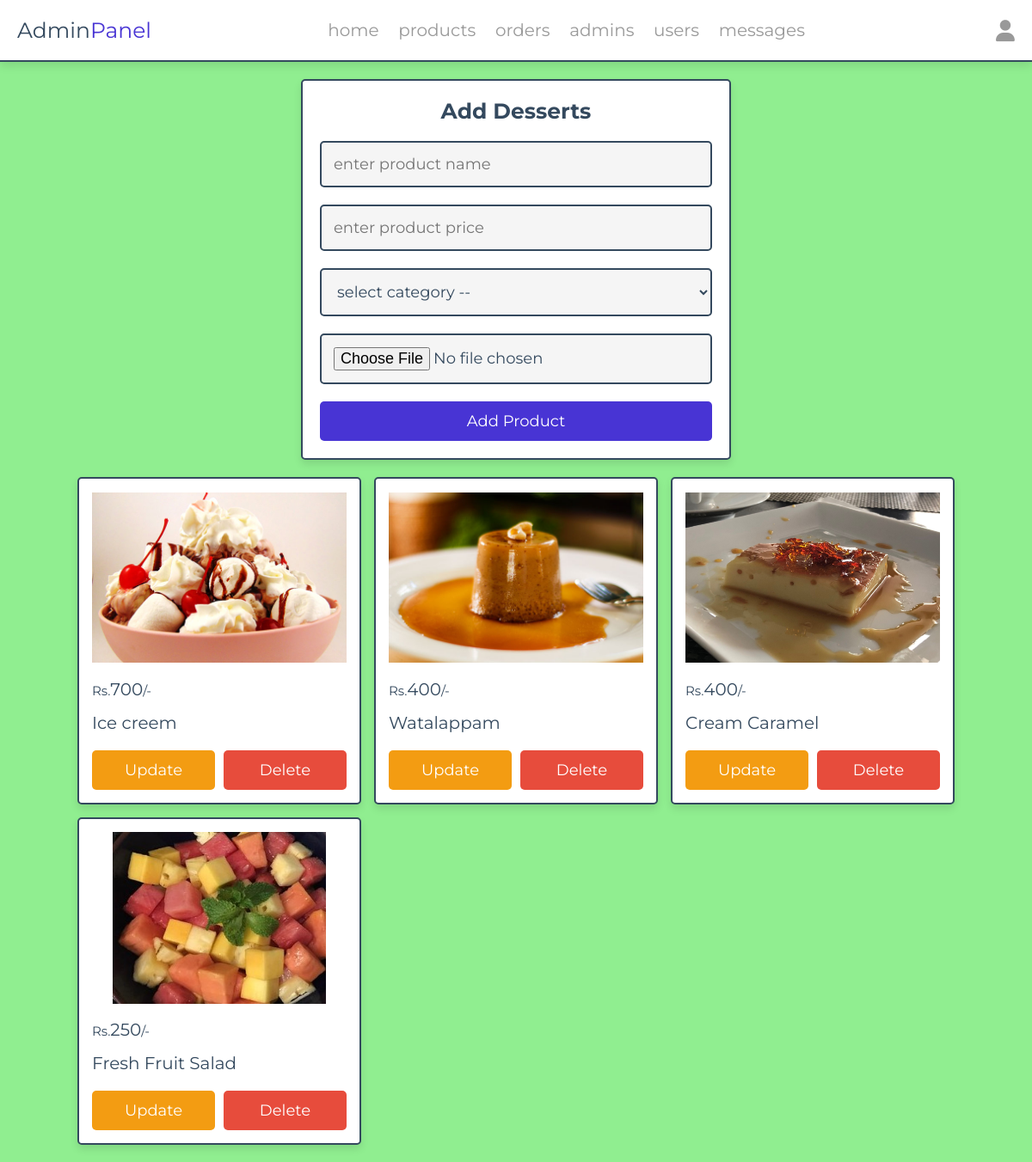
/admin/desat.php (signed in), run on the app's committed database.
### tables this page shows
CREATE TABLE `desat` (
  `id` int(100) NOT NULL,
  `name` varchar(100) NOT NULL,
  `price` int(10) NOT NULL,
  `image` varchar(100) NOT NULL,
  `category` varchar(100) NOT NULL
);

### admin/desat.php (the view, shortened to what this page needs)
<?php
include '../components/connect.php';
?>
<!DOCTYPE html>
<html lang="en">
<head>
   <link rel="stylesheet" href="https://cdnjs.cloudflare.com/ajax/libs/font-awesome/6.1.1/css/all.min.css">
   <link rel="stylesheet" href="../css/admin_style.css">
   <link rel="stylesheet" href="../css/das.css">
   <link rel="stylesheet" href="../css/da1.css">
</head>
<body>
<?php include '../components/admin_header.php' ?>
<section class="add-products">
   <form action="" method="POST" enctype="multipart/form-data">
      <h3>Add Desserts</h3>
      <input type="text" required placeholder="enter product name" name="name" maxlength="100" class="box">
      <input type="text" min="0" max="9999999999" required placeholder="enter product price" name="price" onkeypress="if(this.value.length == 10) return false;" class="box">
      <select name="category" class="box" required>
         <option value="" disabled selected>select category --</option>
      </select>
      <input type="file" name="image" class="box" accept="image/jpg, image/jpeg, image/png, image/webp" required>
      <input type="submit" value="add product" name="add_product" class="btn">
   </form>
</section>
<section class="show-products" style="padding-top: 0;">
   <div class="box-container">
   <?php
      $show_products = $conn->prepare("SELECT * FROM `desat`");
      $show_products->execute();
      if($show_products->rowCount() > 0){
         while($fetch_products = $show_products->fetch(PDO::FETCH_ASSOC)){
   ?>
   <div class="box">
      <img src="../uploaded_img/<?= $fetch_products['image']; ?>" alt="">
      <div class="flex">
         <div class="price"><span>Rs.</span><?= $fetch_products['price']; ?><span>/-</span></div>
      </div>
      <div class="name"><?= $fetch_products['name']; ?></div>
      <div class="flex-btn">
         <a href="desat_up.php?update=<?= $fetch_products['id']; ?>" class="option-btn">update</a>
         <a href="desat.php?delete=<?= $fetch_products['id']; ?>" class="delete-btn" onclick="return confirm('delete this product?');">delete</a>
      </div>
   </div>
   <?php
         }
      }else{
         echo '<p class="empty">no products added yet!</p>';
      }
   ?>
   </div>
</section>
</body>
</html>

### css/admin_style.css (style rules this page uses)
:root { --main-color:#4834d4; --red:#e74c3c; --orange:#f39c12; --black:#34495e; --white:#fff; --light-bg:#f5f5f5; --light-color:#999; --border:.2rem solid var(--black); --box-shadow:0 .5rem 1rem rgba(0,0,0,.1); }
* { font-family: 'Montserrat', sans-serif; margin:0; padding:0; box-sizing: border-box; text-decoration: none; outline: none; border:none; }
html { font-size: 62.5%; overflow-x: hidden; }
body { background-color: var(--light-bg); }
section { max-width: 1200px; margin:0 auto; padding:2rem; }
.btn, .delete-btn, .option-btn { display: block; margin-top: 1rem; border-radius: .5rem; cursor: pointer; width: 100%; font-size: 1.8rem; color:var(--white); padding:1.2rem 3rem; text-transform: capitalize; text-align: center; }
.btn { background-color: var(--main-color); }
.delete-btn { background-color: var(--red); }
.option-btn { background-color: var(--orange); }
.flex-btn { display: flex; gap:1rem; }
.add-products form { margin:0 auto; max-width: 50rem; background-color: var(--white); border-radius: .5rem; box-shadow: var(--box-shadow); border:var(--border); padding:2rem; text-align: center; }
.add-products form h3 { margin-bottom: 1rem; font-size: 2.5rem; color:var(--black); text-transform: capitalize; }
.add-products form .box { background-color: var(--light-bg); border:var(--border); width: 100%; padding:1.4rem; font-size: 1.8rem; color:var(--black); border-radius: .5rem; margin: 1rem 0; }
.show-products .box-container { display: grid; grid-template-columns: repeat(auto-fit, 33rem); gap:1.5rem; justify-content: center; align-items: flex-start; }
.show-products .box-container .box { background-color: var(--white); border-radius: .5rem; box-shadow: var(--box-shadow); border:var(--border); padding:1.5rem; }
.show-products .box-container .box img { width: 100%; height: 20rem; object-fit: contain; margin-bottom: 1rem; }
.show-products .box-container .box .name { font-size: 2rem; color:var(--black); padding:1rem 0; }
.show-products .box-container .box .flex { display: flex; align-items: center; gap:1rem; justify-content: space-between; }
.show-products .box-container .box .flex .price { font-size: 2rem; color:var(--black); margin:.5rem 0; }
.show-products .box-container .box .flex .price span { font-size: 1.5rem; }

### css/das.css (style rules this page uses)
body { background-color:lightblue; }

### css/da1.css (style rules this page uses)
body { background-color:lightgreen; }

### data on the page
desat: image (picture), price "700", name "Ice creem"
desat: image (picture), price "400", name "Watalappam"
desat: image (picture), price "400", name "Cream Caramel"
desat: image (picture), price "250", name "Fresh Fruit Salad"
